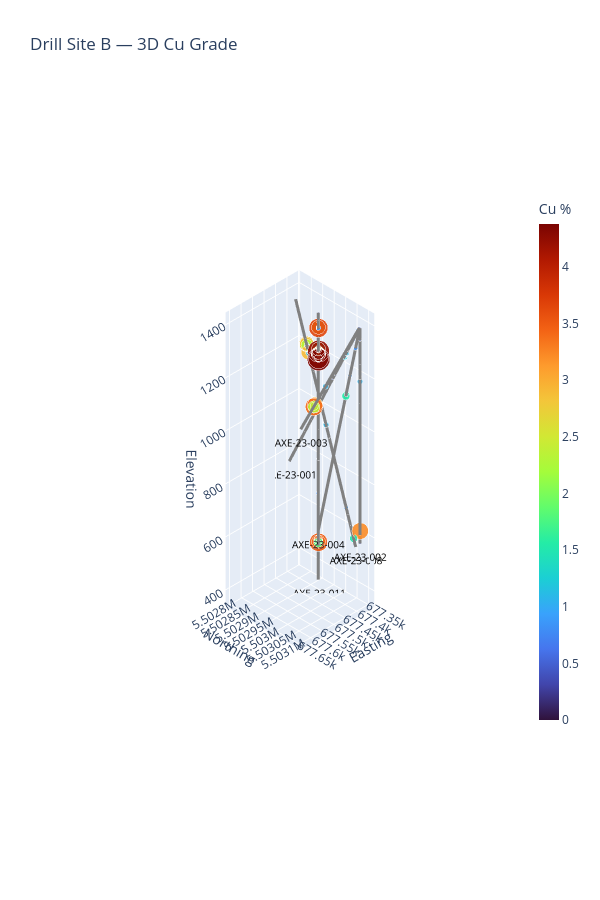

The notebook cell this image was saved under:
### Markdown cell above
The six Drill Site B holes are filtered from the full geometry dataset and passed to the visualization function. Holes were selected based on their composite representativeness score from Section 4.

### Code cell
# Filter geometry_df to Drill Site B holes for 3D visualization
drill_pad_b = geometry_df[geometry_df['hole_id'].isin([
    "AXE-23-001",
    "AXE-23-011",
    "AXE-23-002",
    "AXE-23-004",
    "AXE-23-003",
    "AXE-23-008",
])]

plot_drill_pad(drill_pad_b, title="Drill Site B — 3D Cu Grade")

### Figure 1 — Plotly figure (JSON) as saved in the notebook; plotly's stock layout.template omitted (floating-point values rounded to 4 significant figures; data arrays with more than 128 entries replaced by an {"elided": "..."} marker saying what was removed)
{"data": [{"line": {"color": "grey", "width": 6}, "mode": "lines", "showlegend": false, "type": "scatter3d", "x": {"elided": "351 float values"}, "y": {"elided": "351 float values"}, "z": {"elided": "351 float values"}}, {"line": {"color": "grey", "width": 6}, "mode": "lines", "showlegend": false, "type": "scatter3d", "x": {"elided": "670 float values"}, "y": {"elided": "670 float values"}, "z": {"elided": "670 float values"}}, {"line": {"color": "grey", "width": 6}, "mode": "lines", "showlegend": false, "type": "scatter3d", "x": {"elided": "156 float values"}, "y": {"elided": "156 float values"}, "z": {"elided": "156 float values"}}, {"line": {"color": "grey", "width": 6}, "mode": "lines", "showlegend": false, "type": "scatter3d", "x": {"elided": "389 float values"}, "y": {"elided": "389 float values"}, "z": {"elided": "389 float values"}}, {"line": {"color": "grey", "width": 6}, "mode": "lines", "showlegend": false, "type": "scatter3d", "x": {"elided": "438 float values"}, "y": {"elided": "438 float values"}, "z": {"elided": "438 float values"}}, {"line": {"color": "grey", "width": 6}, "mode": "lines", "showlegend": false, "type": "scatter3d", "x": {"elided": "472 float values"}, "y": {"elided": "472 float values"}, "z": {"elided": "472 float values"}}, {"marker": {"color": {"elided": "351 float values"}, "coloraxis": "coloraxis", "colorscale": [[0, "#30123b"], [0.07143, "#4145ab"], [0.1429, "#4675ed"], [0.2143, "#39a2fc"], [0.2857, "#1bcfd4"], [0.3571, "#24eca6"], [0.4286, "#61fc6c"], [0.5, "#a4fc3b"], [0.5714, "#d1e834"], [0.6429, "#f3c63a"], [0.7143, "#fe9b2d"], [0.7857, "#f36315"], [0.8571, "#d93806"], [0.9286, "#b11901"], [1, "#7a0402"]], "opacity": 0.9, "size": {"elided": "351 float values"}, "sizemode": "diameter"}, "mode": "markers", "showlegend": false, "type": "scatter3d", "x": {"elided": "351 float values"}, "y": {"elided": "351 float values"}, "z": {"elided": "351 float values"}}, {"marker": {"color": {"elided": "670 float values"}, "coloraxis": "coloraxis", "colorscale": [[0, "#30123b"], [0.07143, "#4145ab"], [0.1429, "#4675ed"], [0.2143, "#39a2fc"], [0.2857, "#1bcfd4"], [0.3571, "#24eca6"], [0.4286, "#61fc6c"], [0.5, "#a4fc3b"], [0.5714, "#d1e834"], [0.6429, "#f3c63a"], [0.7143, "#fe9b2d"], [0.7857, "#f36315"], [0.8571, "#d93806"], [0.9286, "#b11901"], [1, "#7a0402"]], "opacity": 0.9, "size": {"elided": "670 float values"}, "sizemode": "diameter"}, "mode": "markers", "showlegend": false, "type": "scatter3d", "x": {"elided": "670 float values"}, "y": {"elided": "670 float values"}, "z": {"elided": "670 float values"}}, {"marker": {"color": {"elided": "156 float values"}, "coloraxis": "coloraxis", "colorscale": [[0, "#30123b"], [0.07143, "#4145ab"], [0.1429, "#4675ed"], [0.2143, "#39a2fc"], [0.2857, "#1bcfd4"], [0.3571, "#24eca6"], [0.4286, "#61fc6c"], [0.5, "#a4fc3b"], [0.5714, "#d1e834"], [0.6429, "#f3c63a"], [0.7143, "#fe9b2d"], [0.7857, "#f36315"], [0.8571, "#d93806"], [0.9286, "#b11901"], [1, "#7a0402"]], "opacity": 0.9, "size": {"elided": "156 float values"}, "sizemode": "diameter"}, "mode": "markers", "showlegend": false, "type": "scatter3d", "x": {"elided": "156 float values"}, "y": {"elided": "156 float values"}, "z": {"elided": "156 float values"}}, {"marker": {"color": {"elided": "389 float values"}, "coloraxis": "coloraxis", "colorscale": [[0, "#30123b"], [0.07143, "#4145ab"], [0.1429, "#4675ed"], [0.2143, "#39a2fc"], [0.2857, "#1bcfd4"], [0.3571, "#24eca6"], [0.4286, "#61fc6c"], [0.5, "#a4fc3b"], [0.5714, "#d1e834"], [0.6429, "#f3c63a"], [0.7143, "#fe9b2d"], [0.7857, "#f36315"], [0.8571, "#d93806"], [0.9286, "#b11901"], [1, "#7a0402"]], "opacity": 0.9, "size": {"elided": "389 float values"}, "sizemode": "diameter"}, "mode": "markers", "showlegend": false, "type": "scatter3d", "x": {"elided": "389 float values"}, "y": {"elided": "389 float values"}, "z": {"elided": "389 float values"}}, {"marker": {"color": {"elided": "438 float values"}, "coloraxis": "coloraxis", "colorscale": [[0, "#30123b"], [0.07143, "#4145ab"], [0.1429, "#4675ed"], [0.2143, "#39a2fc"], [0.2857, "#1bcfd4"], [0.3571, "#24eca6"], [0.4286, "#61fc6c"], [0.5, "#a4fc3b"], [0.5714, "#d1e834"], [0.6429, "#f3c63a"], [0.7143, "#fe9b2d"], [0.7857, "#f36315"], [0.8571, "#d93806"], [0.9286, "#b11901"], [1, "#7a0402"]], "opacity": 0.9, "size": {"elided": "438 float values"}, "sizemode": "diameter"}, "mode": "markers", "showlegend": false, "type": "scatter3d", "x": {"elided": "438 float values"}, "y": {"elided": "438 float values"}, "z": {"elided": "438 float values"}}, {"marker": {"color": {"elided": "472 float values"}, "coloraxis": "coloraxis", "colorscale": [[0, "#30123b"], [0.07143, "#4145ab"], [0.1429, "#4675ed"], [0.2143, "#39a2fc"], [0.2857, "#1bcfd4"], [0.3571, "#24eca6"], [0.4286, "#61fc6c"], [0.5, "#a4fc3b"], [0.5714, "#d1e834"], [0.6429, "#f3c63a"], [0.7143, "#fe9b2d"], [0.7857, "#f36315"], [0.8571, "#d93806"], [0.9286, "#b11901"], [1, "#7a0402"]], "opacity": 0.9, "size": {"elided": "472 float values"}, "sizemode": "diameter"}, "mode": "markers", "showlegend": false, "type": "scatter3d", "x": {"elided": "472 float values"}, "y": {"elided": "472 float values"}, "z": {"elided": "472 float values"}}, {"mode": "text", "showlegend": false, "text": ["AXE-23-001"], "textfont": {"color": "black", "size": 10}, "textposition": "bottom center", "type": "scatter3d", "x": [677400], "y": [5503000.0], "z": [756.4]}, {"mode": "text", "showlegend": false, "text": ["AXE-23-002"], "textfont": {"color": "black", "size": 10}, "textposition": "bottom center", "type": "scatter3d", "x": [677400], "y": [5503115], "z": [600]}, {"mode": "text", "showlegend": false, "text": ["AXE-23-003"], "textfont": {"color": "black", "size": 10}, "textposition": "bottom center", "type": "scatter3d", "x": [677700.0], "y": [5503115], "z": [1160.0]}, {"mode": "text", "showlegend": false, "text": ["AXE-23-004"], "textfont": {"color": "black", "size": 10}, "textposition": "bottom center", "type": "scatter3d", "x": [677600.0], "y": [5503115], "z": [738.0]}, {"mode": "text", "showlegend": false, "text": ["AXE-23-008"], "textfont": {"color": "black", "size": 10}, "textposition": "bottom center", "type": "scatter3d", "x": [677400.0], "y": [5503000.0], "z": [534.5]}, {"mode": "text", "showlegend": false, "text": ["AXE-23-011"], "textfont": {"color": "black", "size": 10}, "textposition": "bottom center", "type": "scatter3d", "x": [677397], "y": [5502930], "z": [370]}], "layout": {"coloraxis": {"colorbar": {"len": 0.75, "thickness": 20, "title": {"text": "Cu %"}}, "colorscale": [[0, "#30123b"], [0.07143, "#4145ab"], [0.1429, "#4675ed"], [0.2143, "#39a2fc"], [0.2857, "#1bcfd4"], [0.3571, "#24eca6"], [0.4286, "#61fc6c"], [0.5, "#a4fc3b"], [0.5714, "#d1e834"], [0.6429, "#f3c63a"], [0.7143, "#fe9b2d"], [0.7857, "#f36315"], [0.8571, "#d93806"], [0.9286, "#b11901"], [1, "#7a0402"]]}, "height": 900, "scene": {"aspectmode": "manual", "aspectratio": {"x": 0.2886, "y": 0.2956, "z": 1}, "camera": {"projection": {"type": "orthographic"}}, "xaxis": {"title": {"text": "Easting"}}, "yaxis": {"title": {"text": "Northing"}}, "zaxis": {"title": {"text": "Elevation"}}}, "showlegend": false, "title": {"text": "Drill Site B — 3D Cu Grade"}, "width": 600}}
